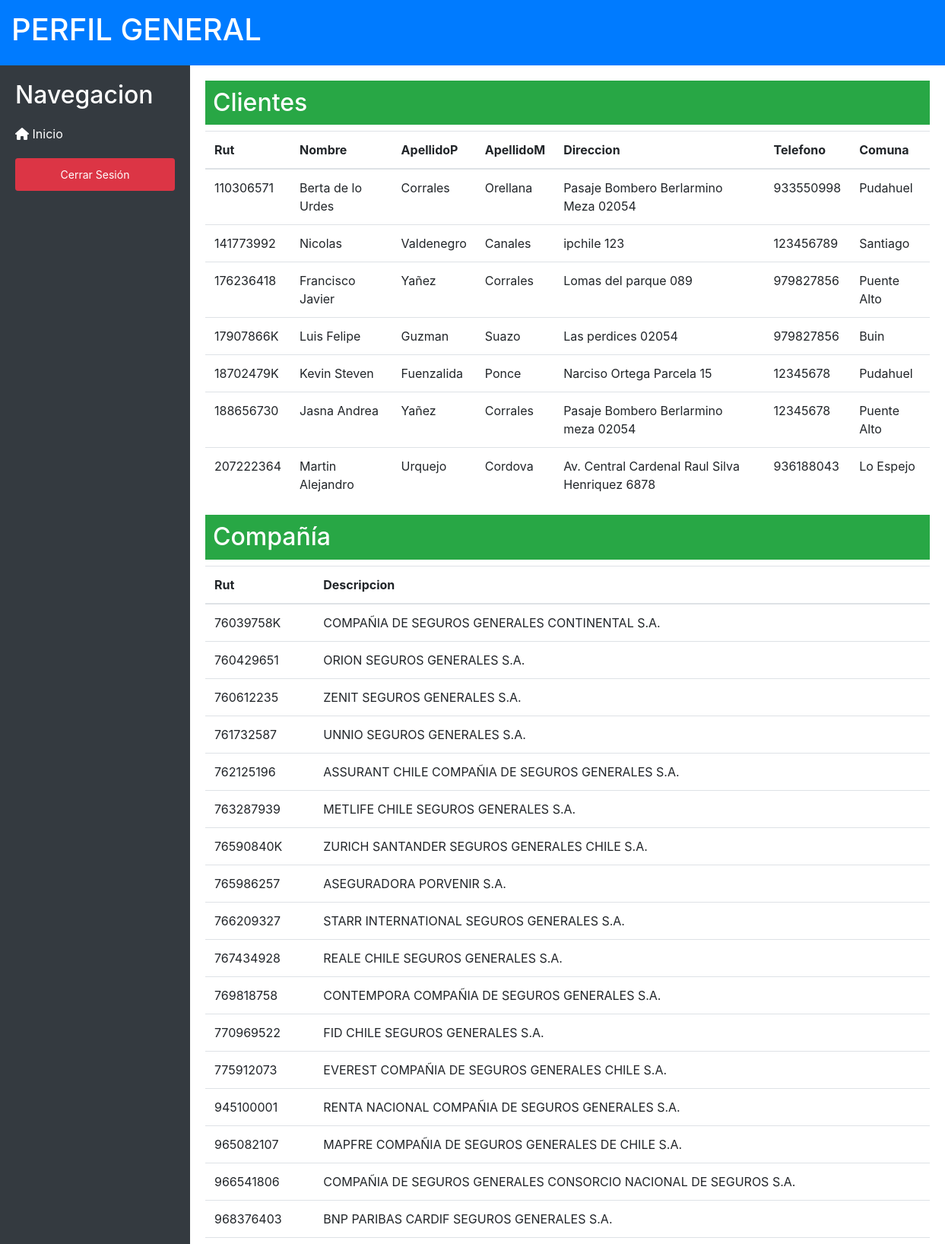
The page /paginas/reporte_ven.php (upper part) on the database its author committed.
### tables this page shows
CREATE TABLE `clientes` (
  `Rut` varchar(11) NOT NULL,
  `Nombre` varchar(50) DEFAULT NULL,
  `ApellidoP` varchar(50) DEFAULT NULL,
  `ApellidoM` varchar(50) DEFAULT NULL,
  `Direccion` varchar(50) DEFAULT NULL,
  `Telefono` varchar(15) DEFAULT NULL,
  `Comuna` varchar(15) DEFAULT NULL
);

CREATE TABLE `compania` (
  `Rut` varchar(11) NOT NULL,
  `Descripcion` varchar(300) DEFAULT NULL
);

### paginas/reporte_ven.php (the view, shortened to what this page needs)
<!DOCTYPE html>
<html lang="en">
<head>
    <link rel="stylesheet" href="https://cdnjs.cloudflare.com/ajax/libs/font-awesome/6.0.0-beta3/css/all.min.css">
    <link rel="stylesheet" href="https://cdnjs.cloudflare.com/ajax/libs/twitter-bootstrap/4.6.0/css/bootstrap.min.css">
    <link rel="stylesheet" href="../css/estilo_admin.css">
</head>
<body>
    <div class="header">
        <h1>PERFIL GENERAL</h1>
    </div>
    <div class="wrapper">
        <nav class="sidebar">
            <h2>Navegacion</h2>
            <a href="../paginas/vendedor.php"><i class="fas fa-home"></i> Inicio</a>
            <a href="../index.html" class="btn btn-danger btn-sm" style="margin-top: 10px;">Cerrar Sesión</a>
        </nav>
        <div class="main-content">
            <?php
            include '../php/conexion.php';
            $tablas = array(
                'clientes' => 'Clientes',
                'compania' => 'Compañía',
                'empleados' => 'Empleados',
                'garantiasrepuestos' => 'Garantías de Repuestos',
                'repuestos' => 'Repuestos',
                'repuestossolicitud' => 'Repuestos de Solicitud',
                'siniestro' => 'Siniestros',
                'solicitudesservicio' => 'Solicitudes de Servicio',
                'vehiculos' => 'Vehículos'
            );
            foreach ($tablas as $nombreTabla => $nombreMostrar) {
                echo '<h2 class="table-title">' . $nombreMostrar . '</h2>';
                echo '<table class="table">';
                echo '<thead><tr>';
                $sql = "SHOW COLUMNS FROM $nombreTabla";
                $result = $conexion->query($sql);
                if ($result->num_rows > 0) {
                    while ($row = $result->fetch_assoc()) {
                        echo '<th>' . $row['Field'] . '</th>';
                    }
                    echo '</tr></thead>';
                    echo '<tbody>';
                    $sql_data = "SELECT * FROM $nombreTabla";
                    $data_result = $conexion->query($sql_data);
                    if ($data_result->num_rows > 0) {
                        while ($fila = $data_result->fetch_assoc()) {
                            echo '<tr>';
                            foreach ($fila as $valor) {
                                echo '<td>' . $valor . '</td>';
                            }
                            echo '</tr>';
                        }
                    } else {
                        echo '<tr><td colspan="' . $result->num_rows . '">No hay datos disponibles</td></tr>';
                    }
                    echo '</tbody>';
                    echo '</table>';
                } else {
                    echo '<p>No se encontraron columnas para la tabla ' . $nombreTabla . '</p>';
                }
            }
            ?>
        </div>
    </div>
</body>
</html>

### css/estilo_admin.css (style rules this page uses)
body { display: flex; min-height: 100vh; flex-direction: column; }
.wrapper { display: flex; flex: 1; }
.sidebar { width: 250px; background: #343a40; color: #fff; padding: 20px; flex-shrink: 0; }
.sidebar a { color: #fff; text-decoration: none; display: block; padding: 10px 0; margin: 10px 0; }
.main-content { flex: 1; padding: 20px; }
.header { background: #007bff; color: #fff; padding: 15px; }

### paginas/reporte_ven.php (style rules this page uses)
.table-title { background-color: #28a745; color: white; padding: 10px; }

### rows shown on the page
clientes: Rut "110306571", Nombre "Berta de lo Urdes", ApellidoP "Corrales", ApellidoM "Orellana", Direccion "Pasaje Bombero Berlarmino Meza 02054", Telefono "933550998", Comuna "Pudahuel"
clientes: Rut "141773992", Nombre "Nicolas", ApellidoP "Valdenegro", ApellidoM "Canales", Direccion "ipchile 123", Telefono "123456789", Comuna "Santiago"
clientes: Rut "176236418", Nombre "Francisco Javier", ApellidoP "Yañez", ApellidoM "Corrales", Direccion "Lomas del parque 089", Telefono "979827856", Comuna "Puente Alto"
clientes: Rut "17907866K", Nombre "Luis Felipe", ApellidoP "Guzman", ApellidoM "Suazo", Direccion "Las perdices 02054", Telefono "979827856", Comuna "Buin"
clientes: Rut "18702479K", Nombre "Kevin Steven", ApellidoP "Fuenzalida", ApellidoM "Ponce", Direccion "Narciso Ortega Parcela 15", Telefono "12345678", Comuna "Pudahuel"
clientes: Rut "188656730", Nombre "Jasna Andrea", ApellidoP "Yañez", ApellidoM "Corrales", Direccion "Pasaje Bombero Berlarmino meza 02054", Telefono "12345678", Comuna "Puente Alto"
clientes: Rut "207222364", Nombre "Martin Alejandro", ApellidoP "Urquejo", ApellidoM "Cordova", Direccion "Av. Central Cardenal Raul Silva Henriquez 6878", Telefono "936188043", Comuna "Lo Espejo"
compania: Rut "76039758K", Descripcion "COMPAÑIA DE SEGUROS GENERALES CONTINENTAL S.A."
compania: Rut "760429651", Descripcion "ORION SEGUROS GENERALES S.A."
compania: Rut "760612235", Descripcion "ZENIT SEGUROS GENERALES S.A."
compania: Rut "761732587", Descripcion "UNNIO SEGUROS GENERALES S.A."
compania: Rut "762125196", Descripcion "ASSURANT CHILE COMPAÑIA DE SEGUROS GENERALES S.A."
compania: Rut "763287939", Descripcion "METLIFE CHILE SEGUROS GENERALES S.A."
compania: Rut "76590840K", Descripcion "ZURICH SANTANDER SEGUROS GENERALES CHILE S.A."
compania: Rut "765986257", Descripcion "ASEGURADORA PORVENIR S.A."
compania: Rut "766209327", Descripcion "STARR INTERNATIONAL SEGUROS GENERALES S.A."
compania: Rut "767434928", Descripcion "REALE CHILE SEGUROS GENERALES S.A."
compania: Rut "769818758", Descripcion "CONTEMPORA COMPAÑIA DE SEGUROS GENERALES S.A."
compania: Rut "770969522", Descripcion "FID CHILE SEGUROS GENERALES S.A."
compania: Rut "775912073", Descripcion "EVEREST COMPAÑIA DE SEGUROS GENERALES CHILE S.A."
compania: Rut "945100001", Descripcion "RENTA NACIONAL COMPAÑIA DE SEGUROS GENERALES S.A."
compania: Rut "965082107", Descripcion "MAPFRE COMPAÑIA DE SEGUROS GENERALES DE CHILE S.A."
compania: Rut "966541806", Descripcion "COMPAÑIA DE SEGUROS GENERALES CONSORCIO NACIONAL DE SEGUROS S.A."
compania: Rut "968376403", Descripcion "BNP PARIBAS CARDIF SEGUROS GENERALES S.A."

### other values the page prints
$nombreMostrar "Clientes"
$row['Field'] "Rut"
$row['Field'] "Nombre"
$row['Field'] "ApellidoP"
$row['Field'] "ApellidoM"
$row['Field'] "Direccion"
$row['Field'] "Telefono"
$row['Field'] "Comuna"
$nombreMostrar "Compañía"
$row['Field'] "Descripcion"
